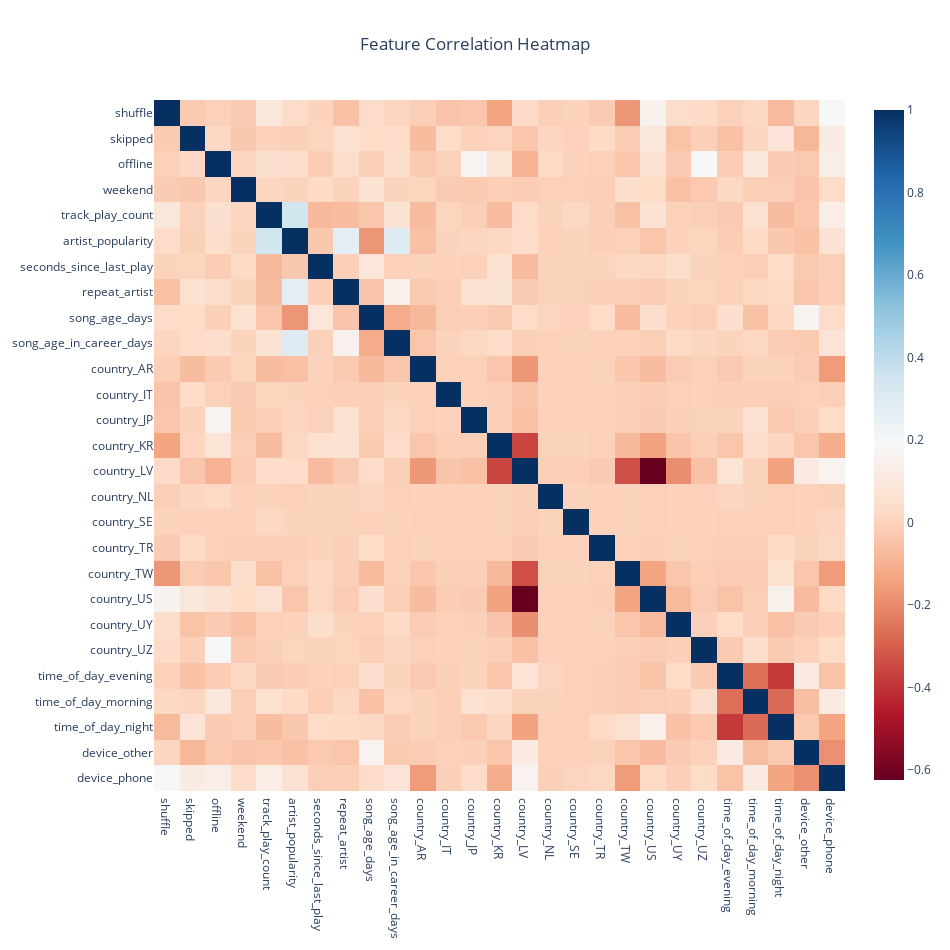

Source (notebook cell):
### Markdown cell above
One of the most important observations of the cell's output above is that I have an imbalanced dataset with 70% of entries representing skipped songs and 30% non-skipped songs. This will become important in building and evaluating the model. 

To investigate relationships between features, I calculate a correlation matrix and visualize it using a heatmap.

### Code cell
# Load neccesarry libraries
import plotly.express as px

# Calculate the correlation matrix
correlation_matrix = model_data.corr()

# Create an interactive heatmap using
fig = px.imshow(
    correlation_matrix,
    aspect="equal",
    color_continuous_scale='RdBu',
    title='Feature Correlation Heatmap'
)
fig.update_layout(
    width=950,  
    height=950, 
    title_x=0.5
)
fig.show()

### Figure 1 — Plotly figure (JSON) as saved in the notebook; plotly's stock layout.template omitted (floating-point values rounded to 4 significant figures; data arrays with more than 128 entries replaced by an {"elided": "..."} marker saying what was removed)
{"data": [{"coloraxis": "coloraxis", "hovertemplate": "x: %{x}<br>y: %{y}<br>color: %{z}<extra></extra>", "name": "0", "type": "heatmap", "x": ["shuffle", "skipped", "offline", "weekend", "track_play_count", "artist_popularity", "seconds_since_last_play", "repeat_artist", "song_age_days", "song_age_in_career_days", "country_AR", "country_IT", "country_JP", "country_KR", "country_LV", "country_NL", "country_SE", "country_TR", "country_TW", "country_US", "country_UY", "country_UZ", "time_of_day_evening", "time_of_day_morning", "time_of_day_night", "device_other", "device_phone"], "xaxis": "x", "y": ["shuffle", "skipped", "offline", "weekend", "track_play_count", "artist_popularity", "seconds_since_last_play", "repeat_artist", "song_age_days", "song_age_in_career_days", "country_AR", "country_IT", "country_JP", "country_KR", "country_LV", "country_NL", "country_SE", "country_TR", "country_TW", "country_US", "country_UY", "country_UZ", "time_of_day_evening", "time_of_day_morning", "time_of_day_night", "device_other", "device_phone"], "yaxis": "y", "z": {"elided": "27x27 float values"}}], "layout": {"coloraxis": {"colorscale": [[0, "rgb(103,0,31)"], [0.1, "rgb(178,24,43)"], [0.2, "rgb(214,96,77)"], [0.3, "rgb(244,165,130)"], [0.4, "rgb(253,219,199)"], [0.5, "rgb(247,247,247)"], [0.6, "rgb(209,229,240)"], [0.7, "rgb(146,197,222)"], [0.8, "rgb(67,147,195)"], [0.9, "rgb(33,102,172)"], [1, "rgb(5,48,97)"]]}, "height": 950, "title": {"text": "Feature Correlation Heatmap", "x": 0.5}, "width": 950, "xaxis": {"anchor": "y", "constrain": "domain", "domain": [0, 1], "scaleanchor": "y"}, "yaxis": {"anchor": "x", "autorange": "reversed", "constrain": "domain", "domain": [0, 1]}}}
